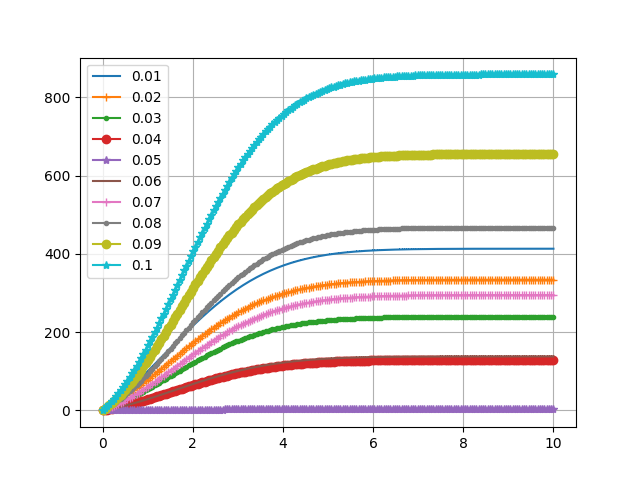

Reproduce this figure in Python.
import numpy as np
import matplotlib.pyplot as plt
import pandas as pd
from scipy.integrate import odeint
import itertools

marker = itertools.cycle((",", "+", ".", "o", "*"))
from solver import odeModEuler

# derivative y'=sqrt(y)*exp(-0.1x^2)
def y_prime(y, x):
    return np.sqrt(y) * np.exp(-0.1 * (x ** 2))


# Setting range
x = np.linspace(0, 10, 200)

# Setting init value
y_0 = 1

y_scipy = odeint(y_prime, y_0, x)
y_scipy = np.concatenate(y_scipy)

h = 0.01

legend_lis = []
for cnt in range(10):
    y_mod_euler = odeModEuler(y_prime, y_0, x, h)
    mod_euler_err = np.absolute(100 * (y_mod_euler - y_scipy))
    plt.plot(x, mod_euler_err, marker=next(marker))
    legend_lis.append(str(0.01 * (cnt + 1)))
    h += 0.01

plt.legend(legend_lis)
plt.grid(True)
plt.savefig("modEuler.png")
plt.show()
plt.close()